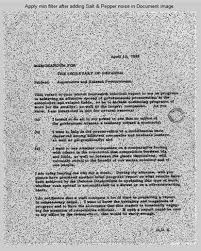
#> input picture DocumentNoiseRemovalProject/image_file/noisy_document.jpg, 201 x 251 px
$ python remove_noise.py
#> lines starting #> are read from the running program, lines starting #| are printed output that depends on the picture
import cv2
import os

# --- Step 1: Load image in grayscale ---
img_path = 'image_file/noisy_document.jpg'  # Change path if needed
print(f"🔍 Reading image: {img_path}")

img = cv2.imread(img_path, cv2.IMREAD_GRAYSCALE)
#> img is the input picture: shape (251, 201); min 0, max 255, mean 178.5
if img is None:
    print("❌ Error: Could not load image. Check the path!")
    exit()
print("✅ Image loaded successfully")

# --- Step 2: Apply Non-local Means Denoising ---
# This method keeps edges and text sharp
denoised = cv2.fastNlMeansDenoising(img, None, h=15, templateWindowSize=7, searchWindowSize=21)
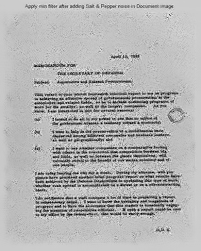
#> denoised: shape (251, 201); min 0, max 246, mean 179
print("✅ Denoising completed")

# --- Step 3: (Optional) Light sharpening for text clarity ---
sharpen_kernel = cv2.getStructuringElement(cv2.MORPH_RECT, (1, 1))
sharpened = cv2.morphologyEx(denoised, cv2.MORPH_GRADIENT, sharpen_kernel)
#> sharpened: shape (251, 201); every value is 0
result = cv2.addWeighted(denoised, 1.2, sharpened, -0.2, 0)
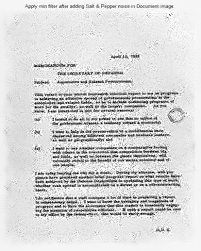
#> result: shape (251, 201); min 0, max 255, mean 214.6
print("✅ Sharpening done")

# --- Step 4: Save output ---
os.makedirs('output', exist_ok=True)
output_path = 'output/noise_removed_clear.jpg'
cv2.imwrite(output_path, result)
print(f"✅ Clean document saved at: {output_path}")
